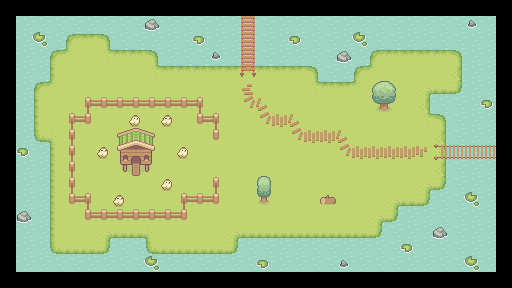

Below is a game level as drawn by its tile map, then a one-line description and the .tmx that defines it (tile-layer data replaced by summaries):
An orthogonal 32x18 tile map with 16x16 px tiles, 4 tile layers (Water, Floor, OnFloor, InFrontOfPlayer), 1 hidden layer not drawn, 9 tilesets.

<map version="1.10" tiledversion="1.12.2" orientation="orthogonal" renderorder="right-down" width="32" height="18" tilewidth="16" tileheight="16" infinite="0" nextlayerid="6" nextobjectid="1">
 <tileset firstgid="1" source="Water.tsx" />
 <tileset firstgid="5" source="Grass.tsx" />
 <tileset firstgid="82" source="Wood Bridge.tsx" />
 <tileset firstgid="97" source="Paths.tsx" />
 <tileset firstgid="113" source="Free_Chicken_House.tsx" />
 <tileset firstgid="122" source="Free Chicken Sprites.tsx" />
 <tileset firstgid="130" source="Fences.tsx" />
 <tileset firstgid="146" source="collisions.tsx" />
 <tileset firstgid="178" source="Basic Grass Biom things 1.tsx" />
 <layer id="1" name="Water" width="32" height="18">
  <data>[576 cells, 480 non-empty, 4 distinct tile ids]</data>
 </layer>
 <layer id="2" name="Floor" width="32" height="18">
  <data>[576 cells, 296 non-empty, 13 distinct tile ids]</data>
 </layer>
 <layer id="3" name="OnFloor" width="32" height="18">
  <data>[576 cells, 88 non-empty, 33 distinct tile ids]</data>
 </layer>
 <layer id="4" name="InFrontOfPlayer" width="32" height="18">
  <data>[576 cells, 6 non-empty, 6 distinct tile ids]</data>
 </layer>
 <layer id="5" name="Collisions" width="32" height="18" visible="0">
  <data>[576 cells, 363 non-empty, 14 distinct tile ids]</data>
 </layer>
</map>
